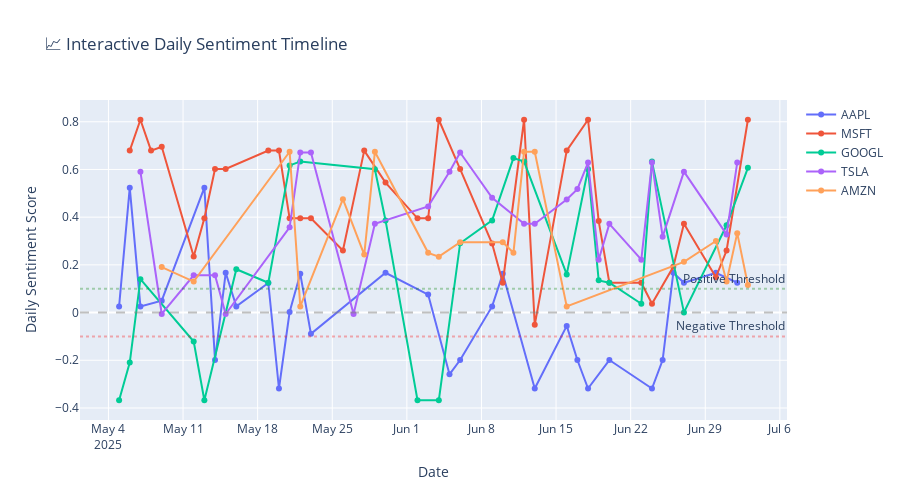

Notebook code for this chart:
### Code cell
# Visualize Sentiment Analysis Results
print("📊 Creating Sentiment Visualizations...")

# 1. Sentiment Distribution by Company
fig, axes = plt.subplots(2, 2, figsize=(15, 12))
fig.suptitle('📊 Sentiment Analysis Results', fontsize=16, fontweight='bold')

# Sentiment distribution
sentiment_counts = sentiment_df.groupby(['symbol', 'sentiment_category']).size().unstack(fill_value=0)
sentiment_counts.plot(kind='bar', ax=axes[0, 0], color=['#ff6b6b', '#4ecdc4', '#95e1d3'])
axes[0, 0].set_title('Sentiment Distribution by Company')
axes[0, 0].set_xlabel('Company')
axes[0, 0].set_ylabel('Number of Articles')
axes[0, 0].legend(title='Sentiment')
axes[0, 0].tick_params(axis='x', rotation=45)

# Average daily sentiment over time
for symbol in SYMBOLS:
    symbol_data = daily_sentiment_df[daily_sentiment_df['symbol'] == symbol]
    if not symbol_data.empty:
        axes[0, 1].plot(pd.to_datetime(symbol_data['date']), 
                       symbol_data['daily_sentiment'], 
                       label=symbol, marker='o', markersize=4)

axes[0, 1].set_title('Daily Sentiment Trends')
axes[0, 1].set_xlabel('Date')
axes[0, 1].set_ylabel('Average Daily Sentiment')
axes[0, 1].legend()
axes[0, 1].axhline(y=0, color='gray', linestyle='--', alpha=0.5)
axes[0, 1].grid(True, alpha=0.3)

# Sentiment vs News Volume
axes[1, 0].scatter(daily_sentiment_df['news_volume'], 
                   daily_sentiment_df['daily_sentiment'],
                   c=[SYMBOLS.index(s) for s in daily_sentiment_df['symbol']],
                   alpha=0.6, s=60)
axes[1, 0].set_title('Sentiment vs News Volume')
axes[1, 0].set_xlabel('Number of Articles per Day')
axes[1, 0].set_ylabel('Daily Sentiment Score')
axes[1, 0].axhline(y=0, color='gray', linestyle='--', alpha=0.5)
axes[1, 0].grid(True, alpha=0.3)

# Sentiment volatility by company
sentiment_vol = daily_sentiment_df.groupby('symbol')['sentiment_volatility'].mean()
sentiment_vol.plot(kind='bar', ax=axes[1, 1], color='lightcoral')
axes[1, 1].set_title('Average Sentiment Volatility by Company')
axes[1, 1].set_xlabel('Company')
axes[1, 1].set_ylabel('Sentiment Volatility')
axes[1, 1].tick_params(axis='x', rotation=45)

plt.tight_layout()
plt.show()

# 2. Interactive Sentiment Timeline
fig_timeline = go.Figure()

for symbol in SYMBOLS:
    symbol_data = daily_sentiment_df[daily_sentiment_df['symbol'] == symbol]
    if not symbol_data.empty:
        fig_timeline.add_trace(go.Scatter(
            x=pd.to_datetime(symbol_data['date']),
            y=symbol_data['daily_sentiment'],
            mode='lines+markers',
            name=symbol,
            line=dict(width=2),
            marker=dict(size=6),
            hovertemplate=f'{symbol}<br>Date: %{{x}}<br>Sentiment: %{{y:.3f}}<br>Articles: %{{customdata}}<extra></extra>',
            customdata=symbol_data['news_volume']
        ))

fig_timeline.add_hline(y=0, line_dash="dash", line_color="gray", opacity=0.5)
fig_timeline.add_hline(y=0.1, line_dash="dot", line_color="green", opacity=0.3, annotation_text="Positive Threshold")
fig_timeline.add_hline(y=-0.1, line_dash="dot", line_color="red", opacity=0.3, annotation_text="Negative Threshold")

fig_timeline.update_layout(
    title="📈 Interactive Daily Sentiment Timeline",
    xaxis_title="Date",
    yaxis_title="Daily Sentiment Score",
    hovermode='x unified',
    height=500
)

fig_timeline.show()

# 3. Sentiment Correlation Matrix
print("\n🔗 Sentiment Method Correlation:")
sentiment_corr_data = sentiment_df[['vader_compound', 'textblob_polarity', 'overall_sentiment']].corr()
print(sentiment_corr_data.round(3))

### Figure 1 — Plotly figure (JSON) as saved in the notebook; plotly's stock layout.template omitted (floating-point values rounded to 4 significant figures)
{"data": [{"customdata": [1, 1, 1, 3, 1, 1, 1, 1, 3, 1, 3, 2, 3, 1, 2, 2, 1, 1, 2, 1, 3, 1, 2, 1, 1, 1, 1, 1, 1, 1], "hovertemplate": "AAPL<br>Date: %{x}<br>Sentiment: %{y:.3f}<br>Articles: %{customdata}<extra></extra>", "line": {"width": 2}, "marker": {"size": 6}, "mode": "lines+markers", "name": "AAPL", "type": "scatter", "x": ["2025-05-05T00:00:00.000000000", "2025-05-06T00:00:00.000000000", "2025-05-07T00:00:00.000000000", "2025-05-09T00:00:00.000000000", "2025-05-13T00:00:00.000000000", "2025-05-14T00:00:00.000000000", "2025-05-15T00:00:00.000000000", "2025-05-16T00:00:00.000000000", "2025-05-19T00:00:00.000000000", "2025-05-20T00:00:00.000000000", "2025-05-21T00:00:00.000000000", "2025-05-22T00:00:00.000000000", "2025-05-23T00:00:00.000000000", "2025-05-30T00:00:00.000000000", "2025-06-03T00:00:00.000000000", "2025-06-05T00:00:00.000000000", "2025-06-06T00:00:00.000000000", "2025-06-09T00:00:00.000000000", "2025-06-10T00:00:00.000000000", "2025-06-13T00:00:00.000000000", "2025-06-16T00:00:00.000000000", "2025-06-17T00:00:00.000000000", "2025-06-18T00:00:00.000000000", "2025-06-20T00:00:00.000000000", "2025-06-24T00:00:00.000000000", "2025-06-25T00:00:00.000000000", "2025-06-26T00:00:00.000000000", "2025-06-27T00:00:00.000000000", "2025-06-30T00:00:00.000000000", "2025-07-02T00:00:00.000000000"], "y": [0.0258, 0.5237, 0.0258, 0.05, 0.5237, -0.199, 0.1667, 0.0258, 0.124, -0.3184, 0.0021, 0.1624, -0.089, 0.1667, 0.0754, -0.2587, -0.199, 0.0258, 0.1624, -0.3184, -0.0559, -0.199, -0.3184, -0.199, -0.3184, -0.199, 0.1667, 0.125, 0.1667, 0.125]}, {"customdata": [1, 1, 1, 1, 3, 1, 2, 2, 1, 1, 1, 1, 1, 2, 1, 2, 1, 1, 1, 2, 3, 1, 1, 1, 1, 1, 2, 1, 1, 2, 3, 1, 3, 2, 3], "hovertemplate": "MSFT<br>Date: %{x}<br>Sentiment: %{y:.3f}<br>Articles: %{customdata}<extra></extra>", "line": {"width": 2}, "marker": {"size": 6}, "mode": "lines+markers", "name": "MSFT", "type": "scatter", "x": ["2025-05-06T00:00:00.000000000", "2025-05-07T00:00:00.000000000", "2025-05-08T00:00:00.000000000", "2025-05-09T00:00:00.000000000", "2025-05-12T00:00:00.000000000", "2025-05-13T00:00:00.000000000", "2025-05-14T00:00:00.000000000", "2025-05-15T00:00:00.000000000", "2025-05-19T00:00:00.000000000", "2025-05-20T00:00:00.000000000", "2025-05-21T00:00:00.000000000", "2025-05-22T00:00:00.000000000", "2025-05-23T00:00:00.000000000", "2025-05-26T00:00:00.000000000", "2025-05-28T00:00:00.000000000", "2025-05-30T00:00:00.000000000", "2025-06-02T00:00:00.000000000", "2025-06-03T00:00:00.000000000", "2025-06-04T00:00:00.000000000", "2025-06-06T00:00:00.000000000", "2025-06-09T00:00:00.000000000", "2025-06-10T00:00:00.000000000", "2025-06-12T00:00:00.000000000", "2025-06-13T00:00:00.000000000", "2025-06-16T00:00:00.000000000", "2025-06-18T00:00:00.000000000", "2025-06-19T00:00:00.000000000", "2025-06-20T00:00:00.000000000", "2025-06-23T00:00:00.000000000", "2025-06-24T00:00:00.000000000", "2025-06-26T00:00:00.000000000", "2025-06-27T00:00:00.000000000", "2025-06-30T00:00:00.000000000", "2025-07-01T00:00:00.000000000", "2025-07-03T00:00:00.000000000"], "y": [0.679, 0.8084, 0.679, 0.695, 0.2352, 0.3952, 0.6018, 0.6018, 0.679, 0.679, 0.3952, 0.3952, 0.3952, 0.2601, 0.679, 0.5451, 0.3952, 0.3952, 0.8084, 0.6018, 0.2896, 0.125, 0.8084, -0.0514, 0.679, 0.8084, 0.3836, 0.125, 0.125, 0.0368, 0.1921, 0.372, 0.1485, 0.2601, 0.8084]}, {"customdata": [1, 2, 2, 2, 1, 3, 1, 2, 1, 1, 2, 1, 1, 2, 2, 1, 1, 3, 1, 3, 1, 2, 1, 3, 2, 1], "hovertemplate": "GOOGL<br>Date: %{x}<br>Sentiment: %{y:.3f}<br>Articles: %{customdata}<extra></extra>", "line": {"width": 2}, "marker": {"size": 6}, "mode": "lines+markers", "name": "GOOGL", "type": "scatter", "x": ["2025-05-05T00:00:00.000000000", "2025-05-06T00:00:00.000000000", "2025-05-07T00:00:00.000000000", "2025-05-12T00:00:00.000000000", "2025-05-13T00:00:00.000000000", "2025-05-16T00:00:00.000000000", "2025-05-19T00:00:00.000000000", "2025-05-21T00:00:00.000000000", "2025-05-22T00:00:00.000000000", "2025-05-29T00:00:00.000000000", "2025-05-30T00:00:00.000000000", "2025-06-02T00:00:00.000000000", "2025-06-04T00:00:00.000000000", "2025-06-06T00:00:00.000000000", "2025-06-09T00:00:00.000000000", "2025-06-11T00:00:00.000000000", "2025-06-12T00:00:00.000000000", "2025-06-16T00:00:00.000000000", "2025-06-18T00:00:00.000000000", "2025-06-19T00:00:00.000000000", "2025-06-20T00:00:00.000000000", "2025-06-23T00:00:00.000000000", "2025-06-24T00:00:00.000000000", "2025-06-27T00:00:00.000000000", "2025-07-01T00:00:00.000000000", "2025-07-03T00:00:00.000000000"], "y": [-0.3676, -0.2094, 0.14, -0.1213, -0.3676, 0.1816, 0.125, 0.617, 0.6329, 0.6011, 0.3863, -0.3676, -0.3676, 0.2908, 0.3863, 0.6476, 0.6329, 0.16, 0.6011, 0.135, 0.125, 0.0368, 0.6329, 0.0007, 0.366, 0.607]}, {"customdata": [1, 1, 2, 2, 1, 3, 1, 1, 1, 1, 3, 1, 1, 2, 1, 1, 2, 3, 1, 2, 1, 2, 1, 1, 1, 3, 1], "hovertemplate": "TSLA<br>Date: %{x}<br>Sentiment: %{y:.3f}<br>Articles: %{customdata}<extra></extra>", "line": {"width": 2}, "marker": {"size": 6}, "mode": "lines+markers", "name": "TSLA", "type": "scatter", "x": ["2025-05-07T00:00:00.000000000", "2025-05-09T00:00:00.000000000", "2025-05-12T00:00:00.000000000", "2025-05-14T00:00:00.000000000", "2025-05-15T00:00:00.000000000", "2025-05-21T00:00:00.000000000", "2025-05-22T00:00:00.000000000", "2025-05-23T00:00:00.000000000", "2025-05-27T00:00:00.000000000", "2025-05-29T00:00:00.000000000", "2025-06-03T00:00:00.000000000", "2025-06-05T00:00:00.000000000", "2025-06-06T00:00:00.000000000", "2025-06-09T00:00:00.000000000", "2025-06-12T00:00:00.000000000", "2025-06-13T00:00:00.000000000", "2025-06-16T00:00:00.000000000", "2025-06-17T00:00:00.000000000", "2025-06-18T00:00:00.000000000", "2025-06-19T00:00:00.000000000", "2025-06-20T00:00:00.000000000", "2025-06-23T00:00:00.000000000", "2025-06-24T00:00:00.000000000", "2025-06-25T00:00:00.000000000", "2025-06-27T00:00:00.000000000", "2025-07-01T00:00:00.000000000", "2025-07-02T00:00:00.000000000"], "y": [0.5908, -0.0059, 0.1563, 0.1563, -0.0059, 0.3575, 0.671, 0.671, -0.0059, 0.372, 0.4447, 0.5908, 0.671, 0.4814, 0.372, 0.372, 0.4737, 0.5177, 0.629, 0.2217, 0.372, 0.2217, 0.629, 0.3184, 0.5908, 0.3278, 0.629]}, {"customdata": [1, 2, 1, 1, 1, 2, 1, 2, 1, 1, 1, 2, 1, 1, 1, 2, 3, 2, 2, 3], "hovertemplate": "AMZN<br>Date: %{x}<br>Sentiment: %{y:.3f}<br>Articles: %{customdata}<extra></extra>", "line": {"width": 2}, "marker": {"size": 6}, "mode": "lines+markers", "name": "AMZN", "type": "scatter", "x": ["2025-05-09T00:00:00.000000000", "2025-05-12T00:00:00.000000000", "2025-05-21T00:00:00.000000000", "2025-05-22T00:00:00.000000000", "2025-05-26T00:00:00.000000000", "2025-05-28T00:00:00.000000000", "2025-05-29T00:00:00.000000000", "2025-06-03T00:00:00.000000000", "2025-06-04T00:00:00.000000000", "2025-06-06T00:00:00.000000000", "2025-06-10T00:00:00.000000000", "2025-06-11T00:00:00.000000000", "2025-06-12T00:00:00.000000000", "2025-06-13T00:00:00.000000000", "2025-06-16T00:00:00.000000000", "2025-06-27T00:00:00.000000000", "2025-06-30T00:00:00.000000000", "2025-07-01T00:00:00.000000000", "2025-07-02T00:00:00.000000000", "2025-07-03T00:00:00.000000000"], "y": [0.1909, 0.1301, 0.6741, 0.0258, 0.4752, 0.243, 0.6741, 0.2505, 0.2344, 0.295, 0.295, 0.2505, 0.6741, 0.6741, 0.0258, 0.2126, 0.3001, 0.1301, 0.333, 0.1155]}], "layout": {"annotations": [{"showarrow": false, "text": "Positive Threshold", "x": 1, "xanchor": "right", "xref": "x domain", "y": 0.1, "yanchor": "bottom", "yref": "y"}, {"showarrow": false, "text": "Negative Threshold", "x": 1, "xanchor": "right", "xref": "x domain", "y": -0.1, "yanchor": "bottom", "yref": "y"}], "height": 500, "hovermode": "x unified", "shapes": [{"line": {"color": "gray", "dash": "dash"}, "opacity": 0.5, "type": "line", "x0": 0, "x1": 1, "xref": "x domain", "y0": 0, "y1": 0, "yref": "y"}, {"line": {"color": "green", "dash": "dot"}, "opacity": 0.3, "type": "line", "x0": 0, "x1": 1, "xref": "x domain", "y0": 0.1, "y1": 0.1, "yref": "y"}, {"line": {"color": "red", "dash": "dot"}, "opacity": 0.3, "type": "line", "x0": 0, "x1": 1, "xref": "x domain", "y0": -0.1, "y1": -0.1, "yref": "y"}], "title": {"text": "📈 Interactive Daily Sentiment Timeline"}, "xaxis": {"title": {"text": "Date"}}, "yaxis": {"title": {"text": "Daily Sentiment Score"}}}}
